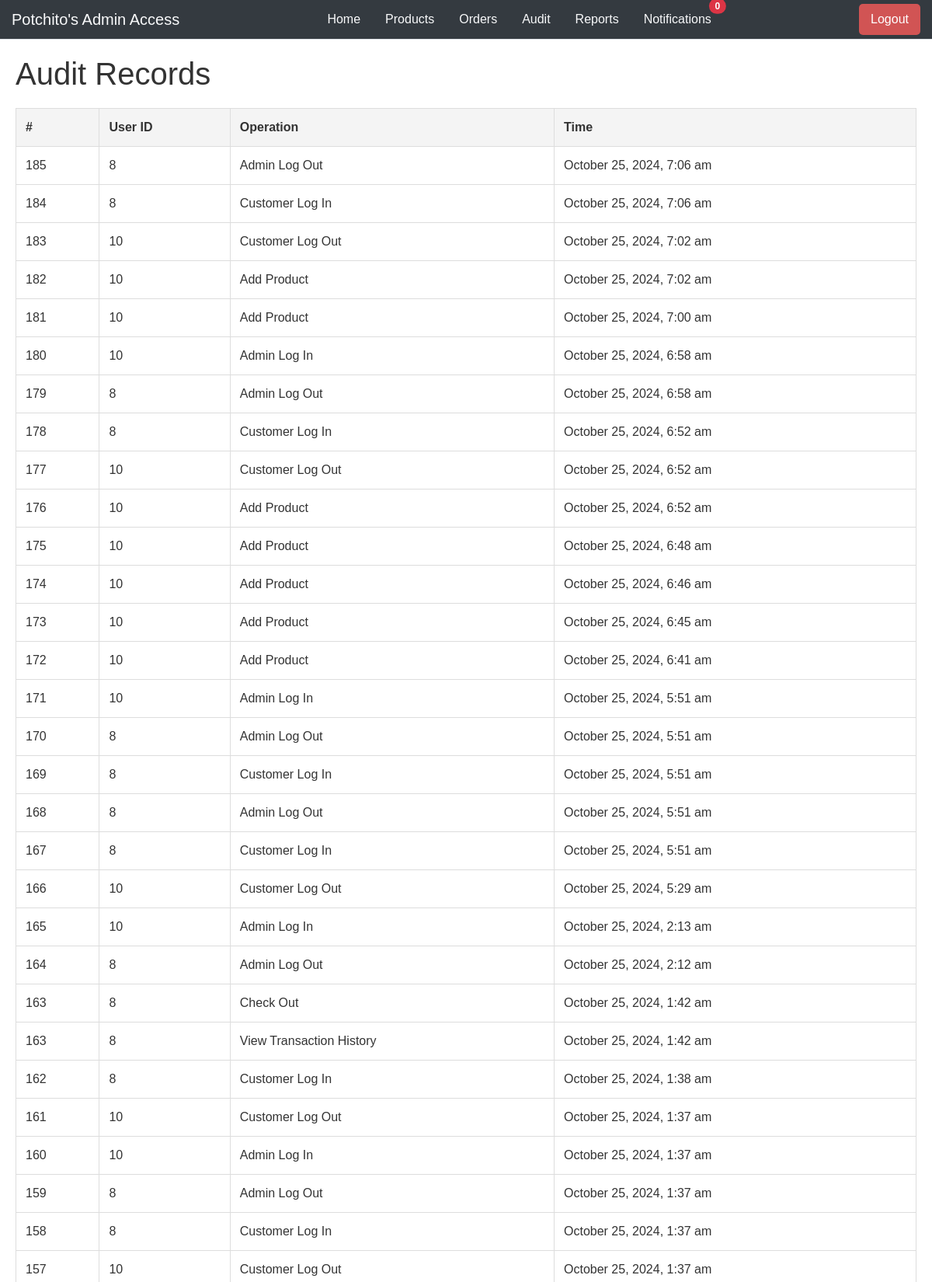
The app's page /admin/audit.php (upper part) with its own data.
### tables this page shows
CREATE TABLE `audit` (
  `aID` int(11) NOT NULL,
  `uID` int(11) NOT NULL,
  `aOpID` int(11) NOT NULL,
  `aTime` timestamp NOT NULL DEFAULT current_timestamp() ON UPDATE current_timestamp()
);

CREATE TABLE `audit_enum` (
  `aOpID` int(11) NOT NULL,
  `aOpDesc` varchar(100) NOT NULL
);

### admin/audit.php (the view, shortened to what this page needs)
<!DOCTYPE html>
<html lang="en">
<head>
    <link rel="stylesheet" href="css/manage-product.css">
    <link href="https://cdn.jsdelivr.net/npm/bootstrap@5.0.2/dist/css/bootstrap.min.css" rel="stylesheet">
    <?php
    require('../controller/db_model.php');
    $stmt = $conn->prepare("SELECT a.aID, a.uID, ae.aOpDesc, a.aTime FROM audit a INNER JOIN audit_enum ae ON a.aOpID = ae.aOpID ORDER BY a.aID DESC");
    $stmt->execute();
    $records = $stmt->fetchAll(PDO::FETCH_ASSOC);
    ?>
</head>
<body id="main" class="p-0">
    <?php include 'layout/navbar.php'; ?>
    <section id="main-container">
        <main>
            <h1>Audit Records</h1>
            <table class="products-table">
                <thead>
                    <tr>
                        <th>#</th>
                        <th>User ID</th>
                        <th>Operation</th>
                        <th>Time</th>
                    </tr>
                </thead>
                <tbody>
                    <?php foreach ($records as $record) { ?>
                        <tr>
                            <td><?= $record['aID'] ?></td>
                            <td><?= $record['uID'] ?></td>
                            <td><?= $record['aOpDesc'] ?></td>
                            <td><?= date('F j, Y, g:i a', strtotime($record['aTime'])) ?></td>
                        </tr>
                    <?php } ?>
                </tbody>
            </table>
        </main>
    </section>
</body>
</html>

### admin/css/manage-product.css (style rules this page uses)
body { margin: 0; font-family: Arial, sans-serif; color: #333; overflow-x: hidden; }
main { padding: 20px; }
h1 { margin-bottom: 20px; }
.products-table { width: 100%; border-collapse: collapse; margin-top: 20px; }
.products-table th, .products-table td { border: 1px solid #ddd; padding: 12px; text-align: left; }
.products-table th { background-color: #f4f4f4; }

### admin/css/navbar.css (style rules this page uses)
body { margin: 0; font-family: Arial, sans-serif; color: #333; overflow-x: hidden; }

### admin/layout/navbar.php (style rules this page uses)
#main { transition: margin-left .5s; padding: 20px; }

### records on screen
audit: aID "185", uID "8", audit_enum.aOpDesc "Admin Log Out", aTime "October 25, 2024, 7:06 am"
audit: aID "184", uID "8", audit_enum.aOpDesc "Customer Log In", aTime "October 25, 2024, 7:06 am"
audit: aID "183", uID "10", audit_enum.aOpDesc "Customer Log Out", aTime "October 25, 2024, 7:02 am"
audit: aID "182", uID "10", audit_enum.aOpDesc "Add Product", aTime "October 25, 2024, 7:02 am"
audit: aID "181", uID "10", audit_enum.aOpDesc "Add Product", aTime "October 25, 2024, 7:00 am"
audit: aID "180", uID "10", audit_enum.aOpDesc "Admin Log In", aTime "October 25, 2024, 6:58 am"
audit: aID "179", uID "8", audit_enum.aOpDesc "Admin Log Out", aTime "October 25, 2024, 6:58 am"
audit: aID "178", uID "8", audit_enum.aOpDesc "Customer Log In", aTime "October 25, 2024, 6:52 am"
audit: aID "177", uID "10", audit_enum.aOpDesc "Customer Log Out", aTime "October 25, 2024, 6:52 am"
audit: aID "176", uID "10", audit_enum.aOpDesc "Add Product", aTime "October 25, 2024, 6:52 am"
audit: aID "175", uID "10", audit_enum.aOpDesc "Add Product", aTime "October 25, 2024, 6:48 am"
audit: aID "174", uID "10", audit_enum.aOpDesc "Add Product", aTime "October 25, 2024, 6:46 am"
audit: aID "173", uID "10", audit_enum.aOpDesc "Add Product", aTime "October 25, 2024, 6:45 am"
audit: aID "172", uID "10", audit_enum.aOpDesc "Add Product", aTime "October 25, 2024, 6:41 am"
audit: aID "171", uID "10", audit_enum.aOpDesc "Admin Log In", aTime "October 25, 2024, 5:51 am"
audit: aID "170", uID "8", audit_enum.aOpDesc "Admin Log Out", aTime "October 25, 2024, 5:51 am"
audit: aID "169", uID "8", audit_enum.aOpDesc "Customer Log In", aTime "October 25, 2024, 5:51 am"
audit: aID "168", uID "8", audit_enum.aOpDesc "Admin Log Out", aTime "October 25, 2024, 5:51 am"
audit: aID "167", uID "8", audit_enum.aOpDesc "Customer Log In", aTime "October 25, 2024, 5:51 am"
audit: aID "166", uID "10", audit_enum.aOpDesc "Customer Log Out", aTime "October 25, 2024, 5:29 am"
audit: aID "165", uID "10", audit_enum.aOpDesc "Admin Log In", aTime "October 25, 2024, 2:13 am"
audit: aID "164", uID "8", audit_enum.aOpDesc "Admin Log Out", aTime "October 25, 2024, 2:12 am"
audit: aID "163", uID "8", audit_enum.aOpDesc "Check Out", aTime "October 25, 2024, 1:42 am", audit_enum.aOpDesc "View Transaction History"
audit: aID "162", uID "8", audit_enum.aOpDesc "Customer Log In", aTime "October 25, 2024, 1:38 am"
audit: aID "161", uID "10", audit_enum.aOpDesc "Customer Log Out", aTime "October 25, 2024, 1:37 am"
audit: aID "160", uID "10", audit_enum.aOpDesc "Admin Log In", aTime "October 25, 2024, 1:37 am"
audit: aID "159", uID "8", audit_enum.aOpDesc "Admin Log Out", aTime "October 25, 2024, 1:37 am"
audit: aID "158", uID "8", audit_enum.aOpDesc "Customer Log In", aTime "October 25, 2024, 1:37 am"
audit: aID "157", uID "10", audit_enum.aOpDesc "Customer Log Out", aTime "October 25, 2024, 1:37 am"

### other values on screen
countNotifications() "0"
